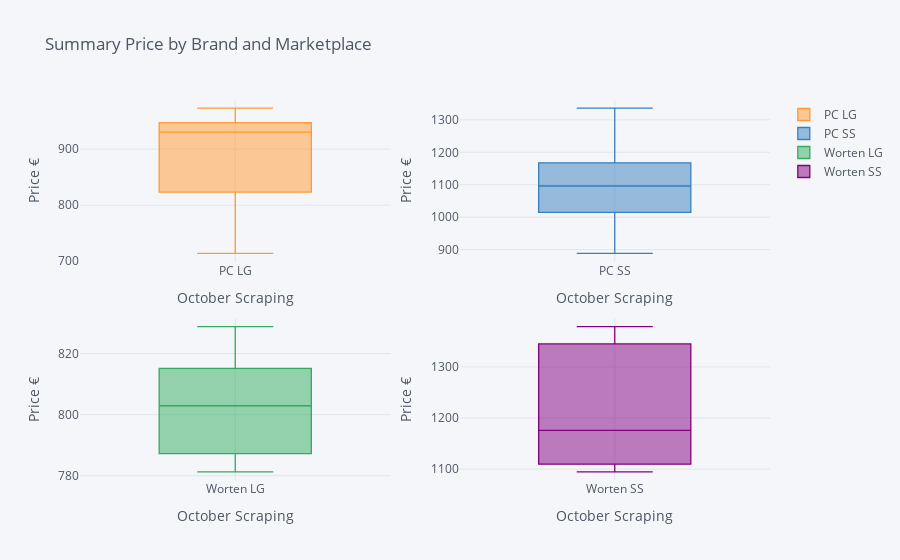

Source (notebook cell):
### Code cell
fig = summary.iplot(kind='box', 
                       histnorm='percent', 
                       xTitle='October Scraping', 
                       yTitle='Price €', 
                       title='Summary Price by Brand and Marketplace',
                       subplots=True)

fig

### Figure 1 — Plotly figure (JSON) as saved in the notebook; plotly's stock layout.template omitted (floating-point values rounded to 4 significant figures)
{"data": [{"boxpoints": false, "line": {"width": 1.3}, "marker": {"color": "rgba(255, 153, 51, 1.0)"}, "name": "PC LG", "orientation": "v", "type": "box", "xaxis": "x", "y": [971.0, 970.4, 961.4, 935.0, 946.7, 955.8, 930.2, 973.1, 894.4, 823.8, 828.9, 948.1, 888.7, 856.9, 944.2, 941.4, 941.4, 917.9, 941.3, 812.3, 821.8, 714.0, 745.4, 768.0, 743.4], "yaxis": "y"}, {"boxpoints": false, "line": {"width": 1.3}, "marker": {"color": "rgba(55, 128, 191, 1.0)"}, "name": "PC SS", "orientation": "v", "type": "box", "xaxis": "x2", "y": [1083.0, 1094.0, 1292.0, 1291.0, 1285.0, 1118.0, 1106.0, 1336.0, 1185.0, 1213.0, 1162.0, 1113.0, 1127.0, 1096.0, 1098.0, 1053.0, 1002.0, 1032.0, 1032.0, 1019.0, 905.5, 888.2, 905.9, 905.9, 905.9], "yaxis": "y2"}, {"boxpoints": false, "line": {"width": 1.3}, "marker": {"color": "rgba(50, 171, 96, 1.0)"}, "name": "Worten LG", "orientation": "v", "type": "box", "xaxis": "x3", "y": [791.5, 794.3, 805.8, 805.8, 828.8, 815.3, 815.1, 815.1, 828.6, 782.8, 782.8, 783.8, 798.1, 787.3, 787.3, 787.3, 811.9, 811.9, 820.9, 820.3, 802.9, 788.8, 781.3, 820.4, 781.6], "yaxis": "y3"}, {"boxpoints": false, "line": {"width": 1.3}, "marker": {"color": "rgba(128, 0, 128, 1.0)"}, "name": "Worten SS", "orientation": "v", "type": "box", "xaxis": "x4", "y": [1347.0, 1379.0, 1359.0, 1358.0, 1345.0, 1345.0, 1345.0, 1345.0, 1345.0, 1256.0, 1256.0, 1176.0, 1248.0, 1111.0, 1142.0, 1102.0, 1107.0, 1107.0, 1107.0, 1098.0, 1094.0, 1128.0, 1128.0, 1152.0, 1138.0], "yaxis": "y4"}], "layout": {"legend": {"bgcolor": "#F5F6F9", "font": {"color": "#4D5663"}}, "paper_bgcolor": "#F5F6F9", "plot_bgcolor": "#F5F6F9", "title": {"font": {"color": "#4D5663"}, "text": "Summary Price by Brand and Marketplace"}, "xaxis": {"anchor": "y", "domain": [0, 0.45], "gridcolor": "#E1E5ED", "showgrid": true, "tickfont": {"color": "#4D5663"}, "title": {"font": {"color": "#4D5663"}, "text": "October Scraping"}, "zerolinecolor": "#E1E5ED"}, "xaxis2": {"anchor": "y2", "domain": [0.55, 1], "gridcolor": "#E1E5ED", "showgrid": true, "tickfont": {"color": "#4D5663"}, "title": {"font": {"color": "#4D5663"}, "text": "October Scraping"}, "zerolinecolor": "#E1E5ED"}, "xaxis3": {"anchor": "y3", "domain": [0, 0.45], "gridcolor": "#E1E5ED", "showgrid": true, "tickfont": {"color": "#4D5663"}, "title": {"font": {"color": "#4D5663"}, "text": "October Scraping"}, "zerolinecolor": "#E1E5ED"}, "xaxis4": {"anchor": "y4", "domain": [0.55, 1], "gridcolor": "#E1E5ED", "showgrid": true, "tickfont": {"color": "#4D5663"}, "title": {"font": {"color": "#4D5663"}, "text": "October Scraping"}, "zerolinecolor": "#E1E5ED"}, "yaxis": {"anchor": "x", "domain": [0.575, 1], "gridcolor": "#E1E5ED", "showgrid": true, "tickfont": {"color": "#4D5663"}, "title": {"font": {"color": "#4D5663"}, "text": "Price €"}, "zerolinecolor": "#E1E5ED"}, "yaxis2": {"anchor": "x2", "domain": [0.575, 1], "gridcolor": "#E1E5ED", "showgrid": true, "tickfont": {"color": "#4D5663"}, "title": {"font": {"color": "#4D5663"}, "text": "Price €"}, "zerolinecolor": "#E1E5ED"}, "yaxis3": {"anchor": "x3", "domain": [0, 0.425], "gridcolor": "#E1E5ED", "showgrid": true, "tickfont": {"color": "#4D5663"}, "title": {"font": {"color": "#4D5663"}, "text": "Price €"}, "zerolinecolor": "#E1E5ED"}, "yaxis4": {"anchor": "x4", "domain": [0, 0.425], "gridcolor": "#E1E5ED", "showgrid": true, "tickfont": {"color": "#4D5663"}, "title": {"font": {"color": "#4D5663"}, "text": "Price €"}, "zerolinecolor": "#E1E5ED"}}}
